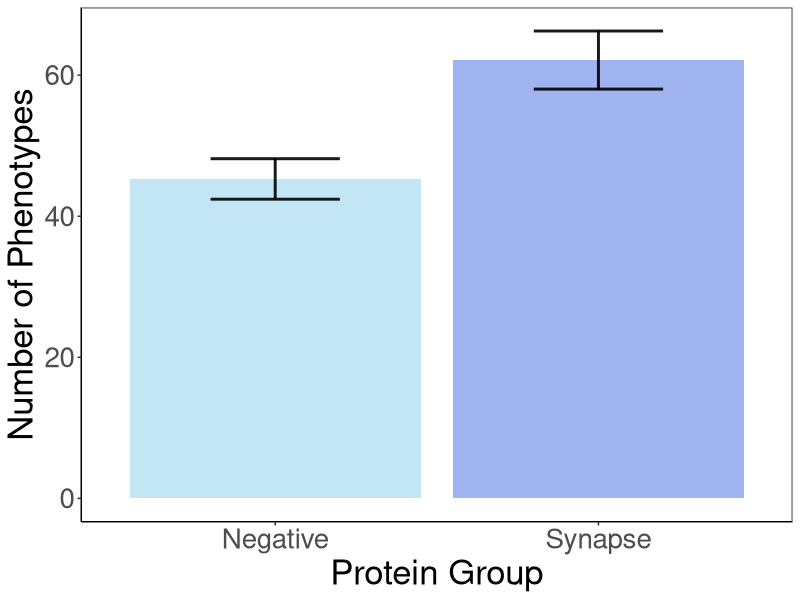

Generate this figure with R:
library(ggplot2)

#df <- read.csv("/Users/karenmei/Documents/Synapse_Ontology/synapse_diseases/synapse_phe_no.csv")



df2 <- data.frame(Group=rep(c("Synapse", "Negative"), each=1),
                Phe_No=c(62.136, 45.281),
                Stderr=c(4.12, 2.87))

c4 = c("royalblue", "skyblue")

# horizontal
ggplot(df2) +
  geom_bar( aes(x=Group, y=Phe_No), stat="identity", fill=c4, alpha=0.5) +

  geom_errorbar( aes(x=Group, ymin=Phe_No-Stderr, ymax=Phe_No+Stderr), width=0.4, colour="black", alpha=0.9, size=1)+
  labs(y= "Number of Phenotypes", x= 'Protein Group')+
  theme_bw()+
    theme(text = element_text(size=25))+
    theme(panel.border = element_rect(colour = "black", fill=NA), panel.grid.major = element_blank(), panel.grid.minor = element_blank(), axis.line = element_line(colour = "black"))
